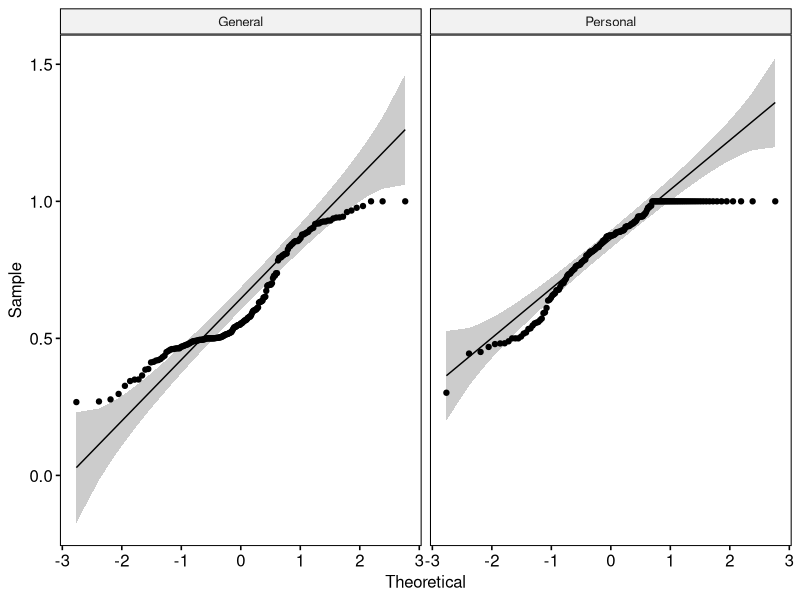
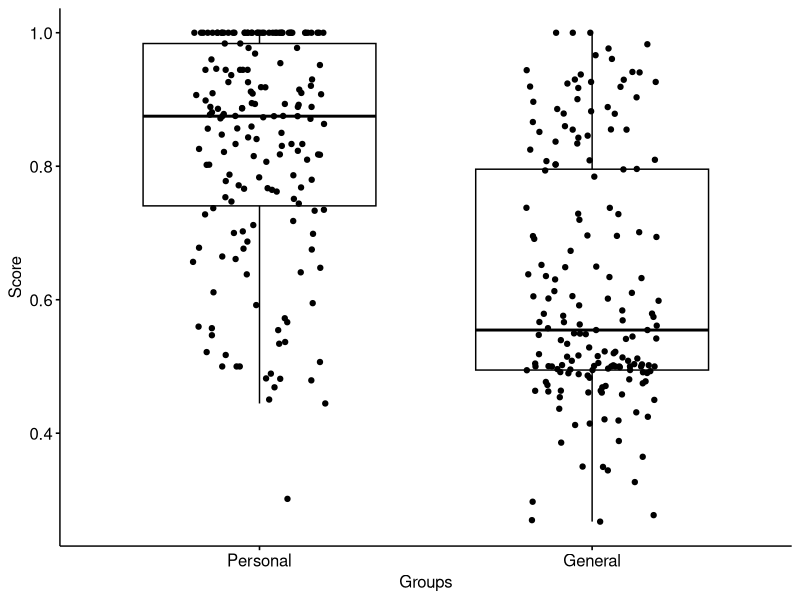

The R source for these figures, in order: (Note: this script raises an error after producing the figures.)
# As the two samples are independent to each other because the machine learning models 
# are trained independently with the same configuration except for the sampling method 
# in user-dependent and user-independent models.
#install.packages("tidyverse")
#install.packages("ggpubr")
#install.packages("rstatix")
#install.packages("nortest")
#install.packages("coin")

library(coin)
library(readr)
library(tidyverse)
library(ggpubr)
library(rstatix)
library(nortest)


# Load results of RQ1.1 for analysis
results = read_csv('RQ1-1Results.csv')

# Create new dataset
scores = c(results$personal_score, results$general_score)
groups = c(rep('Personal', length(results$personal_score)), rep('General', length(results$general_score)))
data = data.frame(
   score = scores,
   group = groups
)

# scores = c(results$chest_score, results$wrist_score)
# groups = c(rep('Chest', length(results$chest_score)), rep('Wrist', length(results$wrist_score)))
# data = data.frame(
#    score = scores,
#    group = groups
# )

# Indentify extreme outliers
data %>%
  group_by(group) %>%
  identify_outliers(score)

# Test for data normality
data %>%
  group_by(group) %>%
  shapiro_test(score)
# 
# ad.test(results$chest_score)
# ad.test(results$wrist_score)


# QQ plot the data by group
ggqqplot(data, x = "score", facet.by = "group")


# Compute summary statistics by groups
data %>%
  group_by(group) %>%
  get_summary_stats(score, type = 'median_iqr')


# Visualization
bxp <- ggboxplot(
  data, x = "group", y = "score", 
  ylab = "Score", xlab = "Groups", add = "jitter"
)
bxp


# Perform Wilcoxon rank sum test
# stat.test <- data %>% 
#   wilcox_test(score ~ group, alternative = "less", exact = FALSE, conf.int = TRUE) %>%
#   add_significance()
# stat.test

stat_test <- wilcox.test(score ~ group, data = data, conf.int = TRUE, paired = FALSE, conf.level = 0.99, alternative = 'less')
stat_test

wilcox.test(results$chest_score, results$wrist_score, conf.int = TRUE)


# Compute effect size
data %>% wilcox_effsize(score ~ group, exact = FALSE, conf.int = TRUE)


# Report
stat.test <- stat.test %>% add_xy_position(x = "group")
bxp + 
  stat_pvalue_manual(stat.test, tip.length = 0) +
  labs(subtitle = get_test_label(stat.test, detailed = TRUE))
